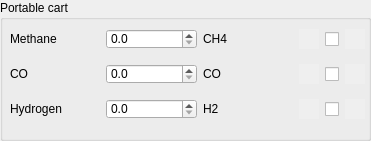
    <widget class="QGroupBox" name="groupBox_4">
     <property name="geometry">
      <rect>
       <x>10</x>
       <y>510</y>
       <width>371</width>
       <height>141</height>
      </rect>
     </property>
     <property name="title">
      <string>Portable cart</string>
     </property>
     <widget class="QWidget" name="gridLayoutWidget_7">
      <property name="geometry">
       <rect>
        <x>10</x>
        <y>20</y>
        <width>355</width>
        <height>111</height>
       </rect>
      </property>
      <layout class="QGridLayout" name="gridLayout_8">
       <item row="2" column="4">
        <widget class="QCheckBox" name="checkBox_cart_vlv3">
         <property name="enabled">
          <bool>true</bool>
         </property>
         <property name="sizePolicy">
          <sizepolicy hsizetype="Fixed" vsizetype="Fixed">
           <horstretch>0</horstretch>
           <verstretch>0</verstretch>
          </sizepolicy>
         </property>
         <property name="maximumSize">
          <size>
           <width>16777215</width>
           <height>20</height>
          </size>
         </property>
         <property name="text">
          <string/>
         </property>
        </widget>
       </item>
       <item row="0" column="3">
        <widget class="QLabel" name="label_cart_mfc1_status">
         <property name="minimumSize">
          <size>
           <width>20</width>
           <height>20</height>
          </size>
         </property>
         <property name="maximumSize">
          <size>
           <width>20</width>
           <height>20</height>
          </size>
         </property>
         <property name="autoFillBackground">
          <bool>true</bool>
         </property>
         <property name="text">
          <string/>
         </property>
        </widget>
       </item>
       <item row="1" column="0">
        <widget class="QLabel" name="label_2">
         <property name="maximumSize">
          <size>
           <width>16777215</width>
           <height>20</height>
          </size>
         </property>
         <property name="text">
          <string>CO</string>
         </property>
        </widget>
       </item>
       <item row="1" column="2">
        <widget class="QLabel" name="spinBox_cart_mfc2_rb">
         <property name="text">
          <string>CO</string>
         </property>
        </widget>
       </item>
       <item row="2" column="3">
        <widget class="QLabel" name="label_cart_mfc3_status">
         <property name="minimumSize">
          <size>
           <width>20</width>
           <height>20</height>
          </size>
         </property>
         <property name="maximumSize">
          <size>
           <width>20</width>
           <height>20</height>
          </size>
         </property>
         <property name="autoFillBackground">
          <bool>true</bool>
         </property>
         <property name="text">
          <string/>
         </property>
        </widget>
       </item>
       <item row="0" column="2">
        <widget class="QLabel" name="spinBox_cart_mfc1_rb">
         <property name="text">
          <string>CH4</string>
         </property>
        </widget>
       </item>
       <item row="2" column="2">
        <widget class="QLabel" name="spinBox_cart_mfc3_rb">
         <property name="text">
          <string>H2</string>
         </property>
        </widget>
       </item>
       <item row="0" column="0">
        <widget class="QLabel" name="label_3">
         <property name="maximumSize">
          <size>
           <width>16777215</width>
           <height>20</height>
          </size>
         </property>
         <property name="text">
          <string>Methane</string>
         </property>
        </widget>
       </item>
       <item row="1" column="1">
        <widget class="QDoubleSpinBox" name="spinBox_cart_mfc2_sp">
         <property name="maximumSize">
          <size>
           <width>100</width>
           <height>20</height>
          </size>
         </property>
         <property name="decimals">
          <number>1</number>
         </property>
        </widget>
       </item>
       <item row="0" column="1">
        <widget class="QDoubleSpinBox" name="spinBox_cart_mfc1_sp">
         <property name="maximumSize">
          <size>
           <width>100</width>
           <height>20</height>
          </size>
         </property>
         <property name="decimals">
          <number>1</number>
         </property>
        </widget>
       </item>
       <item row="0" column="4">
        <widget class="QCheckBox" name="checkBox_cart_vlv1">
         <property name="enabled">
          <bool>true</bool>
         </property>
         <property name="sizePolicy">
          <sizepolicy hsizetype="Fixed" vsizetype="Fixed">
           <horstretch>0</horstretch>
           <verstretch>0</verstretch>
          </sizepolicy>
         </property>
         <property name="maximumSize">
          <size>
           <width>16777215</width>
           <height>20</height>
          </size>
         </property>
         <property name="text">
          <string/>
         </property>
        </widget>
       </item>
       <item row="1" column="4">
        <widget class="QCheckBox" name="checkBox_cart_vlv2">
         <property name="enabled">
          <bool>true</bool>
         </property>
         <property name="sizePolicy">
          <sizepolicy hsizetype="Fixed" vsizetype="Fixed">
           <horstretch>0</horstretch>
           <verstretch>0</verstretch>
          </sizepolicy>
         </property>
         <property name="maximumSize">
          <size>
           <width>16777215</width>
           <height>20</height>
          </size>
         </property>
         <property name="text">
          <string/>
         </property>
        </widget>
       </item>
       <item row="2" column="0">
        <widget class="QLabel" name="label">
         <property name="maximumSize">
          <size>
           <width>16777215</width>
           <height>20</height>
          </size>
         </property>
         <property name="text">
          <string>Hydrogen</string>
         </property>
        </widget>
       </item>
       <item row="2" column="1">
        <widget class="QDoubleSpinBox" name="spinBox_cart_mfc3_sp">
         <property name="maximumSize">
          <size>
           <width>100</width>
           <height>20</height>
          </size>
         </property>
         <property name="decimals">
          <number>1</number>
         </property>
        </widget>
       </item>
       <item row="1" column="3">
        <widget class="QLabel" name="label_cart_mfc2_status">
         <property name="minimumSize">
          <size>
           <width>20</width>
           <height>20</height>
          </size>
         </property>
         <property name="maximumSize">
          <size>
           <width>20</width>
           <height>20</height>
          </size>
         </property>
         <property name="autoFillBackground">
          <bool>true</bool>
         </property>
         <property name="text">
          <string/>
         </property>
        </widget>
       </item>
       <item row="0" column="5">
        <widget class="QLabel" name="label_cart_vlv1_status">
         <property name="minimumSize">
          <size>
           <width>20</width>
           <height>20</height>
          </size>
         </property>
         <property name="maximumSize">
          <size>
           <width>20</width>
           <height>20</height>
          </size>
         </property>
         <property name="autoFillBackground">
          <bool>true</bool>
         </property>
         <property name="text">
          <string/>
         </property>
        </widget>
       </item>
       <item row="1" column="5">
        <widget class="QLabel" name="label_cart_vlv2_status">
         <property name="minimumSize">
          <size>
           <width>20</width>
           <height>20</height>
          </size>
         </property>
         <property name="maximumSize">
          <size>
           <width>20</width>
           <height>20</height>
          </size>
         </property>
         <property name="autoFillBackground">
          <bool>true</bool>
         </property>
         <property name="text">
          <string/>
         </property>
        </widget>
       </item>
       <item row="2" column="5">
        <widget class="QLabel" name="label_cart_vlv3_status">
         <property name="minimumSize">
          <size>
           <width>20</width>
           <height>20</height>
          </size>
         </property>
         <property name="maximumSize">
          <size>
           <width>20</width>
           <height>20</height>
          </size>
         </property>
         <property name="autoFillBackground">
          <bool>true</bool>
         </property>
         <property name="text">
          <string/>
         </property>
        </widget>
       </item>
      </layout>
     </widget>
    </widget>
